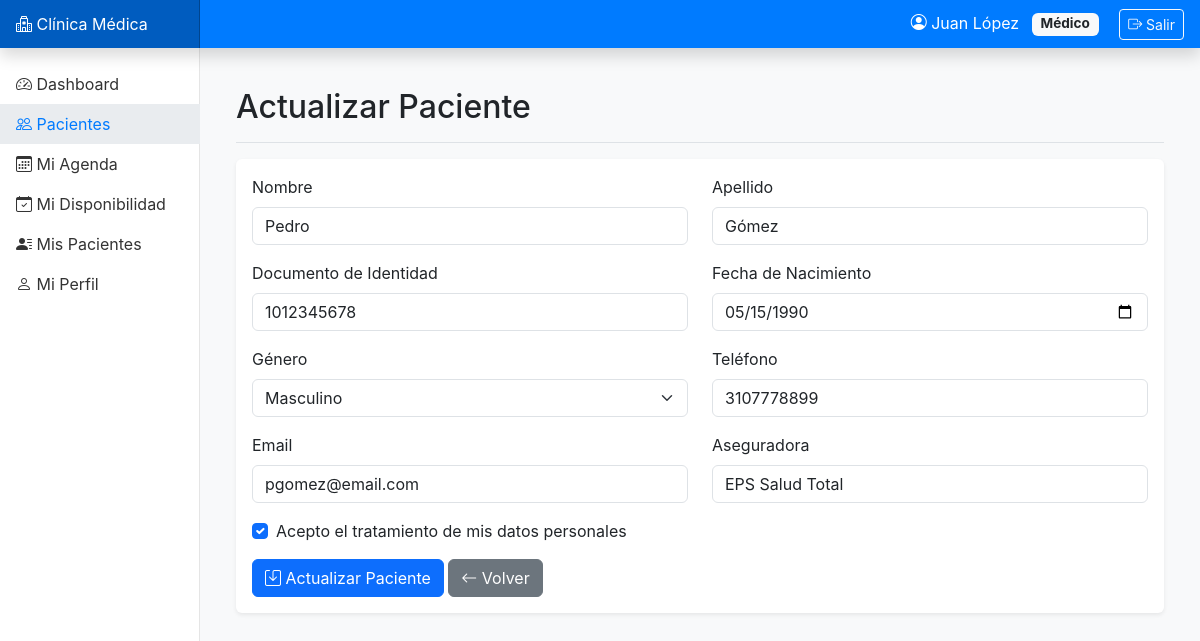
/patients/1/update/ (signed in), run on the app's committed database.
### accounts/models.py (models this page shows, shortened)
class User(AbstractUser):
    ROLE_CHOICES = [
        ('ADMIN', 'Administrador'),
        ('RECEP', 'Recepción'),
        ('MEDICO', 'Médico'),
        ('PACIENTE', 'Paciente'),
        ('SOPORTE', 'Soporte/BI'),
    ]
    role = models.CharField(max_length=10, choices=ROLE_CHOICES, default='PACIENTE')
    phone = models.CharField(max_length=20, blank=True)
    document_id = models.CharField(max_length=20, unique=True, null=True, blank=True)
    class Meta:
        db_table = 'accounts_user'
        verbose_name = 'Usuario'
        verbose_name_plural = 'Usuarios'

### patients/models.py (models this page shows, shortened)
class Patient(models.Model):
    GENDER_CHOICES = [
        ('M', 'Masculino'),
        ('F', 'Femenino'),
        ('O', 'Otro'),
    ]
    user = models.OneToOneField(settings.AUTH_USER_MODEL, on_delete=models.CASCADE, related_name='patient_profile')
    birthdate = models.DateField(verbose_name='Fecha de nacimiento')
    gender = models.CharField(max_length=1, choices=GENDER_CHOICES)
    insurance = models.CharField(max_length=100, blank=True, verbose_name='Aseguradora')
    consent_given_at = models.DateTimeField(null=True, blank=True, verbose_name='Consentimiento otorgado')
    class Meta:
        db_table = 'patients_patient'
        verbose_name = 'Paciente'
        verbose_name_plural = 'Pacientes'

### patients/views.py (the view, shortened to what this page needs)
# urls.py: path('<int:pk>/update/', views.patient_update, name='patient_update'),
@login_required
def patient_update(request, pk):
    patient = get_object_or_404(Patient, pk=pk)
    context = {
        'patient': patient,
        'is_update': True,
    }
    return render(request, 'patients/patient_form.html', context)

### templates/patients/patient_form.html (shortened to what this page needs)
{% extends 'base.html' %}
{% block content %}
<div class="d-flex justify-content-between flex-wrap flex-md-nowrap align-items-center pt-3 pb-2 mb-3 border-bottom">
    <h1 class="h2">{% if is_update %}Actualizar{% else %}Nuevo{% endif %} Paciente</h1>
</div>
<div class="card">
    <div class="card-body">
        <form method="post">
            <div class="row">
                <div class="col-md-6 mb-3">
                    <label for="first_name" class="form-label">Nombre</label>
                    <input type="text" class="form-control" id="first_name" name="first_name"
                           value="{% if is_update %}{{ patient.user.first_name }}{% endif %}" required>
                </div>
                <div class="col-md-6 mb-3">
                    <label for="last_name" class="form-label">Apellido</label>
                    <input type="text" class="form-control" id="last_name" name="last_name"
                           value="{% if is_update %}{{ patient.user.last_name }}{% endif %}" required>
                </div>
            </div>
            <div class="row">
                <div class="col-md-6 mb-3">
                    <label for="document_id" class="form-label">Documento de Identidad</label>
                    <input type="text" class="form-control" id="document_id" name="document_id"
                           value="{% if is_update %}{{ patient.user.document_id }}{% endif %}" required>
                </div>
                <div class="col-md-6 mb-3">
                    <label for="birthdate" class="form-label">Fecha de Nacimiento</label>
                    <input type="date" class="form-control" id="birthdate" name="birthdate"
                           value="{% if is_update %}{{ patient.birthdate|date:'Y-m-d' }}{% endif %}" required>
                </div>
            </div>
            <div class="row">
                <div class="col-md-6 mb-3">
                    <label for="gender" class="form-label">Género</label>
                    <select class="form-select" id="gender" name="gender" required>
                        <option value="M" {% if is_update and patient.gender == 'M' %}selected{% endif %}>Masculino</option>
                    </select>
                </div>
                <div class="col-md-6 mb-3">
                    <label for="phone" class="form-label">Teléfono</label>
                    <input type="tel" class="form-control" id="phone" name="phone"
                           value="{% if is_update %}{{ patient.user.phone }}{% endif %}" required>
                </div>
            </div>
            <div class="row">
                <div class="col-md-6 mb-3">
                    <label for="email" class="form-label">Email</label>
                    <input type="email" class="form-control" id="email" name="email"
                           value="{% if is_update %}{{ patient.user.email }}{% endif %}" required>
                </div>
                <div class="col-md-6 mb-3">
                    <label for="insurance" class="form-label">Aseguradora</label>
                    <input type="text" class="form-control" id="insurance" name="insurance"
                           value="{% if is_update %}{{ patient.insurance }}{% endif %}">
                </div>
            </div>
            <div class="mb-3">
                <div class="form-check">
                    <input class="form-check-input" type="checkbox" id="consent" name="consent"
                           {% if is_update and patient.consent_given_at %}checked{% endif %}>
                    <label class="form-check-label" for="consent">
                        Acepto el tratamiento de mis datos personales
                    </label>
                </div>
            </div>
            <button type="submit" class="btn btn-primary">
                <i class="bi bi-save"></i> {% if is_update %}Actualizar{% else %}Crear{% endif %} Paciente
            </button>
            <a href="{% url 'patient_list' %}" class="btn btn-secondary">
                <i class="bi bi-arrow-left"></i> Volver
            </a>
        </form>
    </div>
</div>
{% endblock %}

### templates/base.html (shortened to what this page needs)
<!DOCTYPE html>
<html lang="es">
<head>
    <link href="https://cdn.jsdelivr.net/npm/bootstrap@5.3.0/dist/css/bootstrap.min.css" rel="stylesheet">
    <link rel="stylesheet" href="https://cdn.jsdelivr.net/npm/bootstrap-icons@1.11.0/font/bootstrap-icons.css">
</head>
<body>
    <nav class="navbar navbar-dark fixed-top bg-primary flex-md-nowrap p-0 shadow">
        <a class="navbar-brand col-md-3 col-lg-2 me-0 px-3" href="{% url 'dashboard' %}">
            <i class="bi bi-hospital"></i> Clínica Médica
        </a>
        <div class="navbar-nav ms-auto">
            <div class="nav-item text-nowrap">
                <span class="nav-link px-3 text-white">
                    <i class="bi bi-person-circle"></i> {{ user.get_full_name|default:user.username }}
                    <span class="badge bg-light text-dark ms-2">{{ user.get_role_display }}</span>
                    <a href="{% url 'logout' %}" class="btn btn-sm btn-outline-light ms-3">
                        <i class="bi bi-box-arrow-right"></i> Salir
                    </a>
                </span>
            </div>
        </div>
    </nav>
    <nav id="sidebarMenu" class="col-md-3 col-lg-2 d-md-block sidebar collapse">
        <div class="sidebar-sticky pt-3">
            <ul class="nav flex-column">
                <li class="nav-item">
                    <a class="nav-link {% if request.resolver_match.url_name == 'dashboard' %}active{% endif %}" href="{% url 'dashboard' %}">
                        <i class="bi bi-speedometer2"></i> Dashboard
                    </a>
                </li>
                {% if user.role in 'ADMIN,RECEP,MEDICO' %}
                <li class="nav-item">
                    <a class="nav-link {% if 'patient' in request.resolver_match.url_name %}active{% endif %}" href="{% url 'patient_list' %}">
                        <i class="bi bi-people"></i> Pacientes
                    </a>
                </li>
                {% endif %}
                {% if user.role == 'MEDICO' %}
                <li class="nav-item">
                    <a class="nav-link {% if request.resolver_match.url_name == 'doctor_schedule' %}active{% endif %}" href="{% url 'doctor_schedule' %}">
                        <i class="bi bi-calendar3"></i> Mi Agenda
                    </a>
                </li>
                <li class="nav-item">
                    <a class="nav-link {% if request.resolver_match.url_name == 'doctor_availability' %}active{% endif %}" href="{% url 'doctor_availability' %}">
                        <i class="bi bi-calendar-check"></i> Mi Disponibilidad
                    </a>
                </li>
                <li class="nav-item">
                    <a class="nav-link {% if request.resolver_match.url_name == 'doctor_patients' %}active{% endif %}" href="{% url 'doctor_patients' %}">
                        <i class="bi bi-person-lines-fill"></i> Mis Pacientes
                    </a>
                </li>
                {% endif %}
                <li class="nav-item">
                    <a class="nav-link {% if request.resolver_match.url_name == 'profile' %}active{% endif %}" href="{% url 'profile' %}">
                        <i class="bi bi-person"></i> Mi Perfil
                    </a>
                </li>
            </ul>
        </div>
    </nav>
    <main role="main" class="col-md-9 ms-sm-auto col-lg-10 px-md-4">
        <div class="container-fluid py-4">
            {% block content %}{% endblock %}
        </div>
    </main>
</body>
</html>

### templates/base.html (style rules this page uses)
:root { --primary-color: #0d6efd; --secondary-color: #6c757d; --success-color: #198754; --danger-color: #dc3545; --warning-color: #ffc107; --info-color: #0dcaf0; }
body { font-family: -apple-system, BlinkMacSystemFont, "Segoe UI", Roboto, "Helvetica Neue", Arial, sans-serif; background-color: #f8f9fa; }
.sidebar { position: fixed; top: 0; bottom: 0; left: 0; z-index: 100; padding: 48px 0 0; box-shadow: inset -1px 0 0 rgba(0, 0, 0, .1); background-color: #fff; }
.sidebar-sticky { position: sticky; top: 48px; height: calc(100vh - 48px); padding-top: .5rem; overflow-x: hidden; overflow-y: auto; }
.sidebar .nav-link { color: #333; padding: .5rem 1rem; }
.sidebar .nav-link.active { color: #007bff; background-color: #e9ecef; }
.navbar-brand { padding-top: .75rem; padding-bottom: .75rem; font-size: 1rem; background-color: rgba(0, 0, 0, .25); box-shadow: inset -1px 0 0 rgba(0, 0, 0, .25); }
.navbar { background-color: #007bff !important; }
main { margin-left: 240px; padding-top: 48px; }
.card { border: none; box-shadow: 0 0.125rem 0.25rem rgba(0,0,0,0.075); margin-bottom: 1.5rem; }
.badge { padding: 0.35em 0.65em; font-size: 0.85em; }

### data on the page
User: get_full_name "Juan López", role "Médico"
Patient: first_name "Pedro", last_name "Gómez", document_id "1012345678", birthdate "05/15/1990", gender "Masculino", phone "3107778899", email "pgomez@email.com", insurance "EPS Salud Total", consent_given_at "☑"
